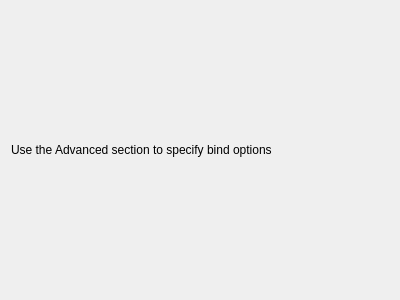
<?xml version="1.0" encoding="UTF-8"?>
<ui version="4.0">
 <class>EditDirect</class>
 <widget class="QWidget" name="EditDirect">
  <property name="geometry">
   <rect>
    <x>0</x>
    <y>0</y>
    <width>400</width>
    <height>300</height>
   </rect>
  </property>
  <property name="windowTitle">
   <string notr="true">Form</string>
  </property>
  <layout class="QHBoxLayout" name="horizontalLayout">
   <item>
    <widget class="QLabel" name="label">
     <property name="text">
      <string>Use the Advanced section to specify bind options</string>
     </property>
    </widget>
   </item>
  </layout>
 </widget>
 <resources/>
 <connections/>
</ui>
